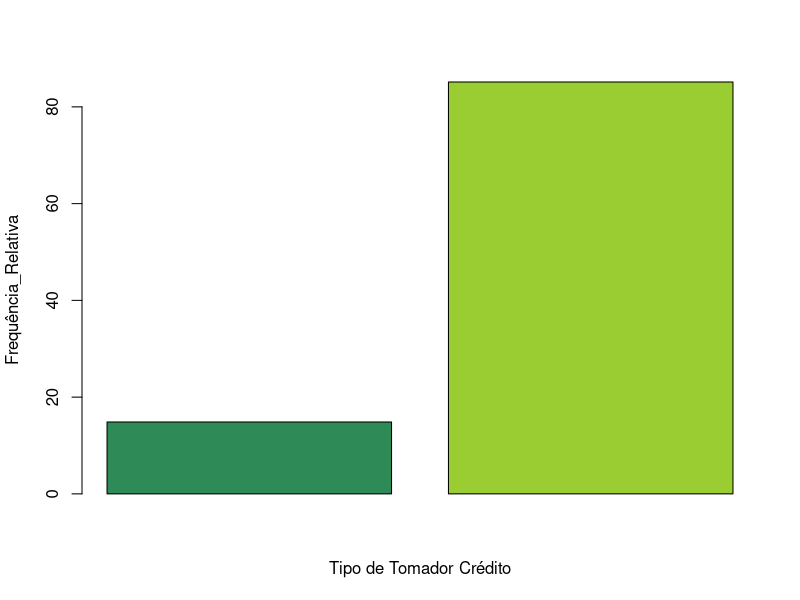
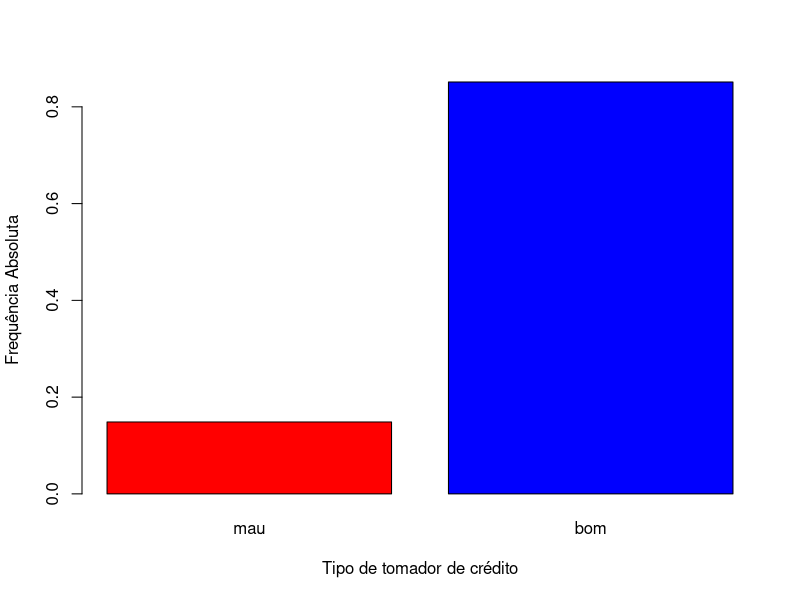

The R source for these figures, in order:
pop_sol_ced <- 10000
set.seed(999)
n <- 6048

bom.n <- rbinom(n,1,0.85)
bom.n

table(bom.n)

str(bom.n)

mean(bom.n)

class_pg <- factor(bom.n,
                   levels = c(0,1),
                   labels = c("mau", "bom"),
                   ordered = TRUE
                   )

str(class_pg)

class_pg

summary(class_pg)

table(class_pg)

data.default <- data.frame(class_pg)

data.default

tail(data.default)
head(data.default)

data.default <- data.frame(table(class_pg))
data.default

colnames(data.default)[2] <- "Freq_absoluta"
data.default

data.default <- data.frame(id=1:2, data.default)
data.default


Freq_relativa <- round(data.default$Freq_absoluta/sum(data.default$Freq_absoluta) * 100, 2)

# nao houve a coluna indesejada
data.default

Freq_relativa

Freq_relativa <- data.frame(id=1:2, Freq_relativa)
Freq_relativa

table_padrao <- data.frame(merge(data.default, Freq_relativa))

table_padrao

barplot(table_padrao$Freq_relativa, xlab = "Tipo de Tomador Crédito", ylab = "Frequência_Relativa", col = c("seagreen", "yellowgreen"))

class_pg

prop.table(table(class_pg))


barplot(prop.table(table(class_pg)), xlab = "Tipo de tomador de crédito", ylab = "Frequência Absoluta", col = c("red", "blue"))
